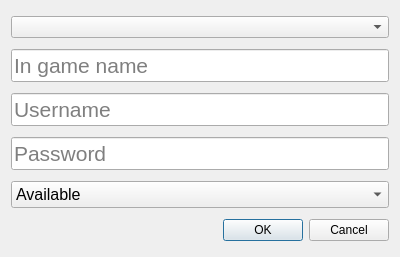
<?xml version="1.0" encoding="UTF-8"?>
<ui version="4.0">
 <class>EditDialog</class>
 <widget class="QDialog" name="EditDialog">
  <property name="geometry">
   <rect>
    <x>0</x>
    <y>0</y>
    <width>400</width>
    <height>257</height>
   </rect>
  </property>
  <property name="windowTitle">
   <string>Dialog</string>
  </property>
  <layout class="QVBoxLayout" name="verticalLayout">
   <item>
    <widget class="QComboBox" name="accountBox">
     <property name="baseSize">
      <size>
       <width>0</width>
       <height>0</height>
      </size>
     </property>
     <property name="maxVisibleItems">
      <number>10</number>
     </property>
     <property name="sizeAdjustPolicy">
      <enum>QComboBox::AdjustToContents</enum>
     </property>
    </widget>
   </item>
   <item>
    <widget class="QLineEdit" name="ign">
     <property name="font">
      <font>
       <family>Arial</family>
       <pointsize>16</pointsize>
      </font>
     </property>
     <property name="placeholderText">
      <string>In game name</string>
     </property>
    </widget>
   </item>
   <item>
    <widget class="QLineEdit" name="usr">
     <property name="font">
      <font>
       <family>Arial</family>
       <pointsize>16</pointsize>
      </font>
     </property>
     <property name="placeholderText">
      <string>Username</string>
     </property>
    </widget>
   </item>
   <item>
    <widget class="QLineEdit" name="pwd">
     <property name="font">
      <font>
       <family>Arial</family>
       <pointsize>16</pointsize>
      </font>
     </property>
     <property name="placeholderText">
      <string>Password</string>
     </property>
    </widget>
   </item>
   <item>
    <widget class="QComboBox" name="sts">
     <property name="font">
      <font>
       <family>Arial</family>
       <pointsize>12</pointsize>
      </font>
     </property>
     <item>
      <property name="text">
       <string>Available</string>
      </property>
     </item>
     <item>
      <property name="text">
       <string>Perma</string>
      </property>
     </item>
     <item>
      <property name="text">
       <string>Temp</string>
      </property>
     </item>
    </widget>
   </item>
   <item>
    <layout class="QVBoxLayout" name="date"/>
   </item>
   <item>
    <widget class="QDialogButtonBox" name="buttonBox">
     <property name="orientation">
      <enum>Qt::Horizontal</enum>
     </property>
     <property name="standardButtons">
      <set>QDialogButtonBox::Cancel|QDialogButtonBox::Ok</set>
     </property>
    </widget>
   </item>
  </layout>
 </widget>
 <resources/>
 <connections>
  <connection>
   <sender>buttonBox</sender>
   <signal>accepted()</signal>
   <receiver>EditDialog</receiver>
   <slot>accept()</slot>
   <hints>
    <hint type="sourcelabel">
     <x>248</x>
     <y>254</y>
    </hint>
    <hint type="destinationlabel">
     <x>157</x>
     <y>274</y>
    </hint>
   </hints>
  </connection>
  <connection>
   <sender>buttonBox</sender>
   <signal>rejected()</signal>
   <receiver>EditDialog</receiver>
   <slot>reject()</slot>
   <hints>
    <hint type="sourcelabel">
     <x>316</x>
     <y>260</y>
    </hint>
    <hint type="destinationlabel">
     <x>286</x>
     <y>274</y>
    </hint>
   </hints>
  </connection>
 </connections>
</ui>
